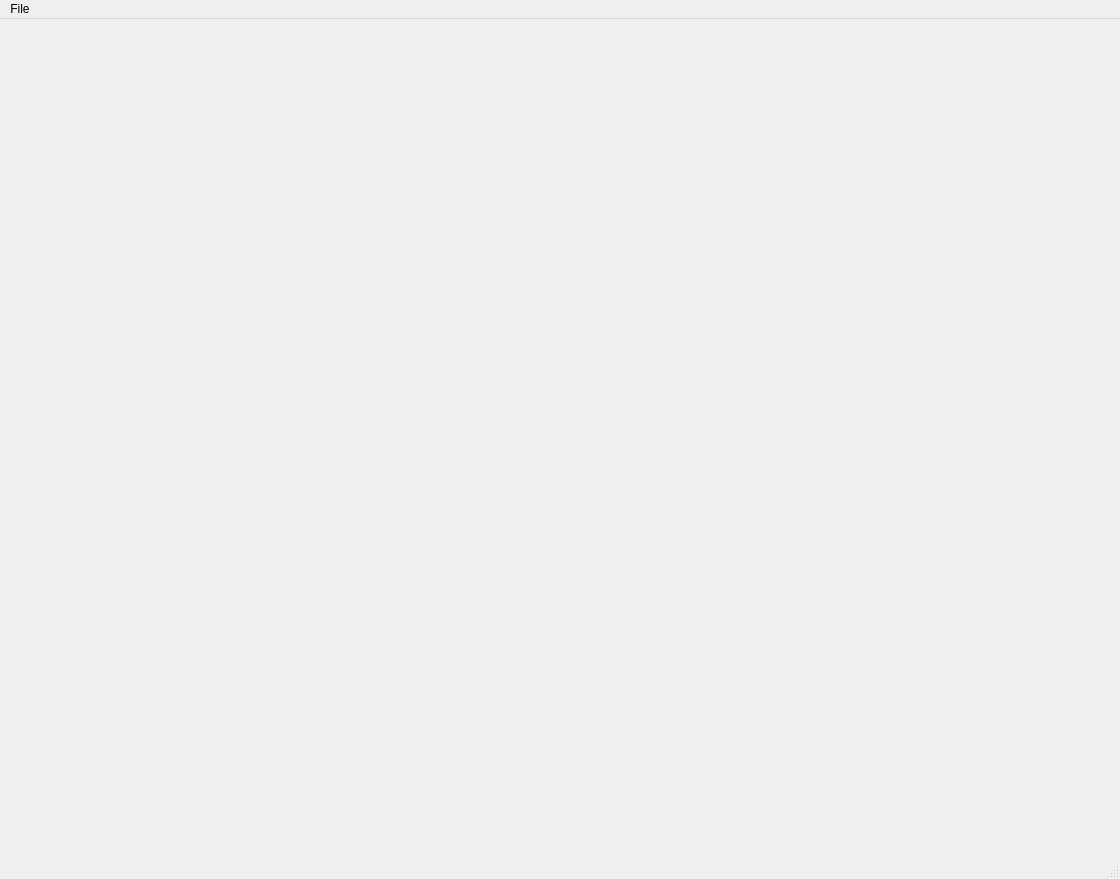
<?xml version="1.0" encoding="UTF-8"?>
<ui version="4.0">
 <class>MainWindow</class>
 <widget class="QMainWindow" name="MainWindow">
  <property name="geometry">
   <rect>
    <x>0</x>
    <y>0</y>
    <width>1120</width>
    <height>879</height>
   </rect>
  </property>
  <property name="windowTitle">
   <string>PoleDancer</string>
  </property>
  <property name="windowIcon">
   <iconset>
    <normaloff>Resources/icon_small.png</normaloff>Resources/icon_small.png</iconset>
  </property>
  <widget class="QWidget" name="centralwidget">
   <widget class="QLabel" name="ImageView">
    <property name="geometry">
     <rect>
      <x>0</x>
      <y>0</y>
      <width>1121</width>
      <height>851</height>
     </rect>
    </property>
    <property name="mouseTracking">
     <bool>true</bool>
    </property>
    <property name="toolTip">
     <string>Click on a star to select it.  Click again to change selection.</string>
    </property>
    <property name="text">
     <string/>
    </property>
    <property name="pixmap">
     <pixmap>Resources/icon.png</pixmap>
    </property>
    <property name="scaledContents">
     <bool>true</bool>
    </property>
   </widget>
  </widget>
  <widget class="QMenuBar" name="menubar">
   <property name="geometry">
    <rect>
     <x>0</x>
     <y>0</y>
     <width>1120</width>
     <height>25</height>
    </rect>
   </property>
   <widget class="QMenu" name="menuFile">
    <property name="title">
     <string>File</string>
    </property>
    <addaction name="actionCamera"/>
    <addaction name="actionQuit"/>
   </widget>
   <addaction name="menuFile"/>
  </widget>
  <widget class="QStatusBar" name="statusbar"/>
  <action name="actionQuit">
   <property name="text">
    <string>Quit</string>
   </property>
   <property name="statusTip">
    <string>Exit poleseeker</string>
   </property>
  </action>
  <action name="actionCamera">
   <property name="text">
    <string>Camera</string>
   </property>
   <property name="statusTip">
    <string>Change camera settings</string>
   </property>
  </action>
 </widget>
 <resources/>
 <connections/>
</ui>
